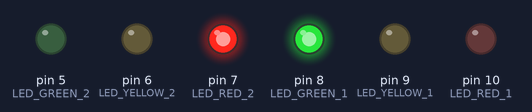
Recording of a program running on a simulated Arduino Uno, built with avr-gcc and run on an emulated ATmega328P. Parts: output pins drawn as LEDs (lit = HIGH).

Above: at 2.5 s.
At 6.0 s:
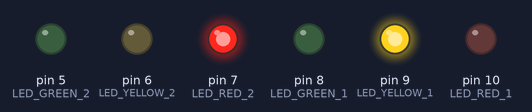
At 9.5 s:
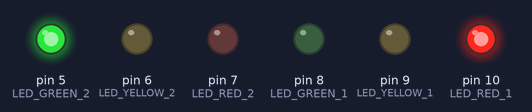
At 13.0 s:
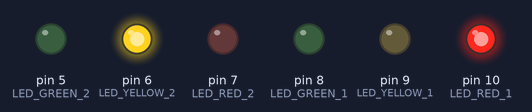
Timing chart, 0 to 18.2 s (numbered marks = the images above):
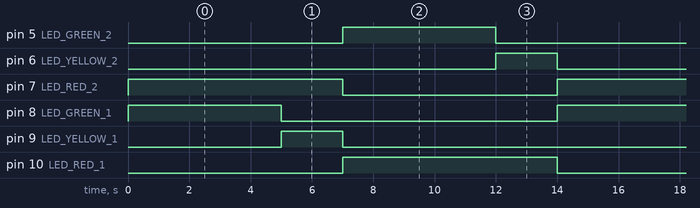

Measured:
- by itself, pin 5 (LED_GREEN_2), pin 8 (LED_GREEN_1): alternates HIGH for 5.0 s and LOW for 9.0 s
- by itself, pin 6 (LED_YELLOW_2), pin 9 (LED_YELLOW_1): alternates HIGH for 2.0 s and LOW for 12.0 s
- by itself, pin 7 (LED_RED_2), pin 10 (LED_RED_1): alternates HIGH for 7.0 s and LOW for 7.0 s

The program:

main.cpp
```cpp
#include <Arduino.h>

#define LED_RED_1 10
#define LED_YELLOW_1 9
#define LED_GREEN_1 8

#define LED_RED_2 7
#define LED_YELLOW_2 6
#define LED_GREEN_2 5

void setup() {
  pinMode(LED_RED_1, OUTPUT);
  pinMode(LED_YELLOW_1, OUTPUT);
  pinMode(LED_GREEN_1, OUTPUT);

  pinMode(LED_RED_2, OUTPUT);
  pinMode(LED_YELLOW_2, OUTPUT);
  pinMode(LED_GREEN_2, OUTPUT);
}

void loop() {
  digitalWrite(LED_GREEN_1, HIGH);
  digitalWrite(LED_YELLOW_1, LOW);
  digitalWrite(LED_RED_1, LOW);

  digitalWrite(LED_GREEN_2, LOW);
  digitalWrite(LED_YELLOW_2, LOW);
  digitalWrite(LED_RED_2, HIGH);

  delay(5000);

  digitalWrite(LED_GREEN_1, LOW);
  digitalWrite(LED_YELLOW_1, HIGH);
  digitalWrite(LED_RED_1, LOW);

  digitalWrite(LED_GREEN_2, LOW);
  digitalWrite(LED_YELLOW_2, LOW);
  digitalWrite(LED_RED_2, HIGH);

  delay(2000);

  digitalWrite(LED_GREEN_1, LOW);
  digitalWrite(LED_YELLOW_1, LOW);
  digitalWrite(LED_RED_1, HIGH);

  digitalWrite(LED_GREEN_2, HIGH);
  digitalWrite(LED_YELLOW_2, LOW);
  digitalWrite(LED_RED_2, LOW);

  delay(5000);

  digitalWrite(LED_GREEN_1, LOW);
  digitalWrite(LED_YELLOW_1, LOW);
  digitalWrite(LED_RED_1, HIGH);

  digitalWrite(LED_GREEN_2, LOW);
  digitalWrite(LED_YELLOW_2, HIGH);
  digitalWrite(LED_RED_2, LOW);

  delay(2000);
}
```
